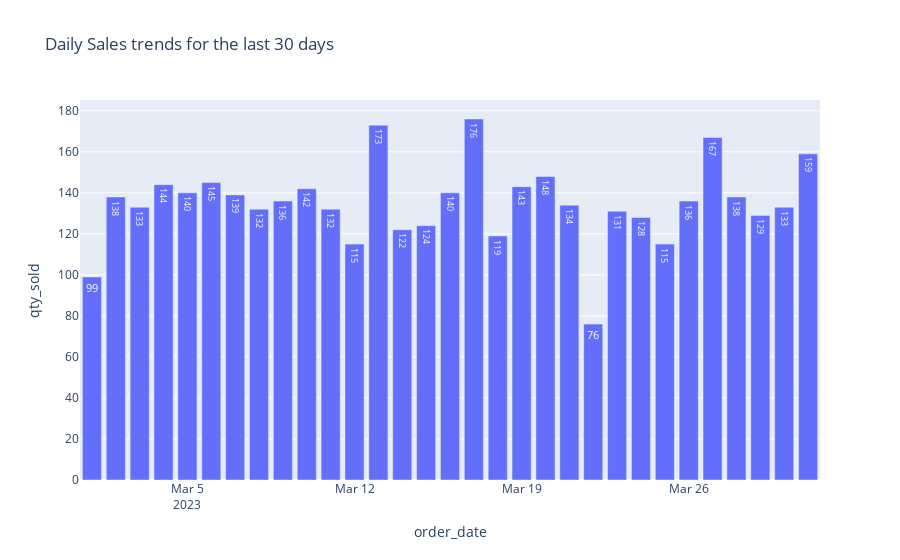

Here is the notebook cell this chart was saved with:
### Markdown cell above
### Daily Sales trends for the last 30 days.

### Code cell
query = """
SELECT 
    order_date, COUNT(order_details_id) AS qty_sold
FROM
    order_details
WHERE order_date >= (
SELECT 
        MAX(order_date) - INTERVAL 30 DAY
FROM
        order_details)
GROUP BY order_date;
"""

cur.execute(query)

data = cur.fetchall()

data

df = pd.DataFrame(data, columns = ['order_date','qty_sold'])
fig = px.bar(df, x='order_date', y="qty_sold", text = 'qty_sold',title= 'Daily Sales trends for the last 30 days')
fig.show()

### Figure 1 — Plotly figure (JSON) as saved in the notebook; plotly's stock layout.template omitted (floating-point values rounded to 4 significant figures)
{"data": [{"hovertemplate": "order_date=%{x}<br>qty_sold=%{text}<extra></extra>", "legendgroup": "", "marker": {"color": "#636efa", "pattern": {"shape": ""}}, "name": "", "orientation": "v", "showlegend": false, "text": [99.0, 138.0, 133.0, 144.0, 140.0, 145.0, 139.0, 132.0, 136.0, 142.0, 132.0, 115.0, 173.0, 122.0, 124.0, 140.0, 176.0, 119.0, 143.0, 148.0, 134.0, 76.0, 131.0, 128.0, 115.0, 136.0, 167.0, 138.0, 129.0, 133.0, 159.0], "textposition": "auto", "type": "bar", "x": ["2023-03-01", "2023-03-02", "2023-03-03", "2023-03-04", "2023-03-05", "2023-03-06", "2023-03-07", "2023-03-08", "2023-03-09", "2023-03-10", "2023-03-11", "2023-03-12", "2023-03-13", "2023-03-14", "2023-03-15", "2023-03-16", "2023-03-17", "2023-03-18", "2023-03-19", "2023-03-20", "2023-03-21", "2023-03-22", "2023-03-23", "2023-03-24", "2023-03-25", "2023-03-26", "2023-03-27", "2023-03-28", "2023-03-29", "2023-03-30", "2023-03-31"], "xaxis": "x", "y": [99, 138, 133, 144, 140, 145, 139, 132, 136, 142, 132, 115, 173, 122, 124, 140, 176, 119, 143, 148, 134, 76, 131, 128, 115, 136, 167, 138, 129, 133, 159], "yaxis": "y"}], "layout": {"autosize": true, "barmode": "relative", "legend": {"tracegroupgap": 0}, "title": {"text": "Daily Sales trends for the last 30 days"}, "xaxis": {"anchor": "y", "autorange": true, "domain": [0, 1], "range": ["2023-02-28 12:00", "2023-03-31 12:00"], "title": {"text": "order_date"}, "type": "date"}, "yaxis": {"anchor": "x", "autorange": true, "domain": [0, 1], "range": [0, 185.3], "title": {"text": "qty_sold"}, "type": "linear"}}}
